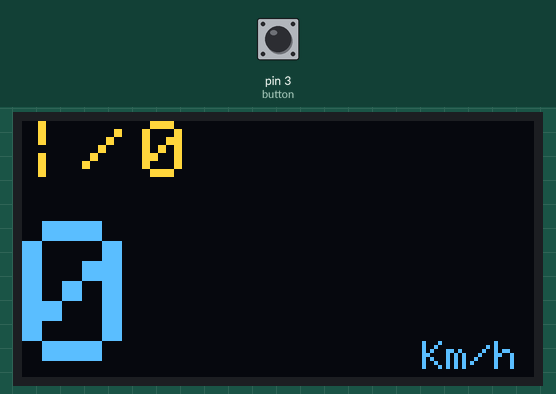
Recording of a sketch running on a simulated Arduino Uno, built with avr-gcc and run on an emulated ATmega328P. On the bench: 128×64 one-colour display. Inputs (shaded band) come from the test bench; at power-on: pin 3 (button) LOW. The OLED is the two-colour kind (top 16 rows yellow); what the sketch prints to the serial monitor is not drawn.

Above: at 3.58 s.
4.0 s: pin 3 (button) pulled HIGH for 0.15 s
At 4.35 s:
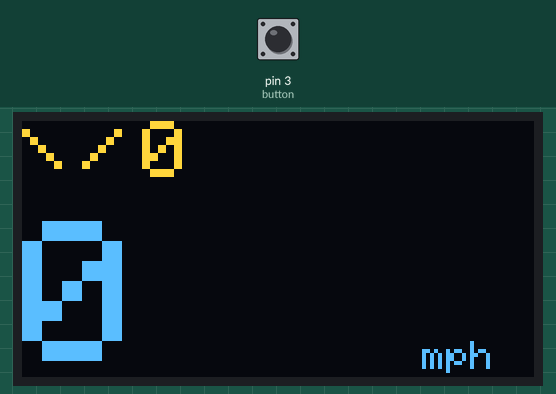
4.7 s: pin 3 (button) pulled HIGH for 1 s
At 5.79 s:
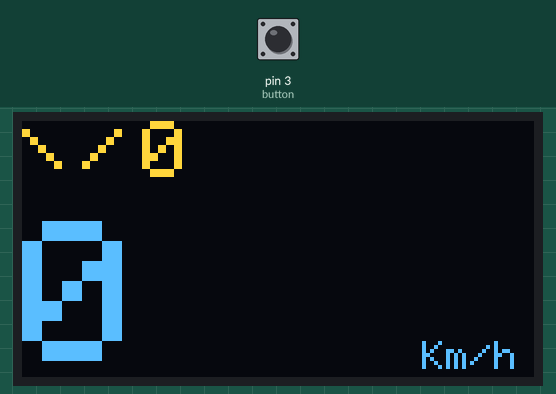
6.3 s: pin 3 (button) pulsed HIGH 2 times (0.12 s each, 0.3 s apart)
At 6.53 s:
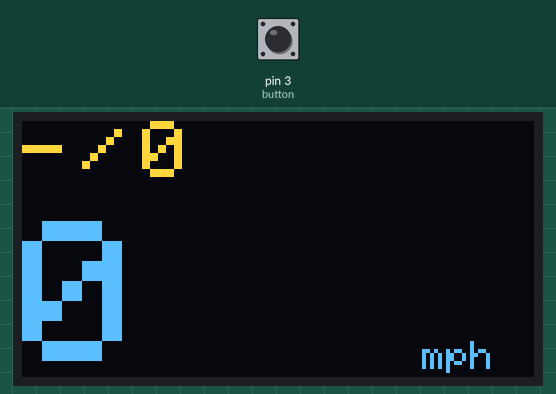
9.9 s: pin 3 (button) pulsed HIGH 5 times (0.12 s each, 0.3 s apart)
At 10.25 s:
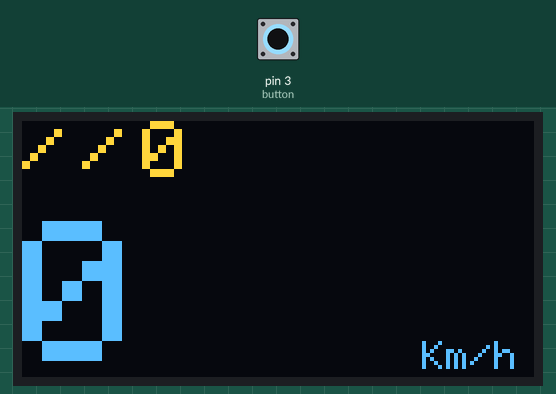

Measured:
- after the input at 4.0 s, the display: first differs from a run without the input after 0.21 s (image 1 shows a later state)
- after the input at 6.3 s, the display: first differs from a run without the input after 0.19 s (image 3)
- after the input at 9.9 s, the display: first differs from a run without the input after 0.18 s (image 4 shows a later state)

The sketch:

NEO-6M-SH1106.ino
```cpp
// The code has been aquired from iforce2d Youtube channel
// Modified by 3DElectroTec Youtube channel

const char UBLOX_INIT[] PROGMEM = {
  // Disable NMEA
  0xB5,0x62,0x06,0x01,0x08,0x00,0xF0,0x00,0x00,0x00,0x00,0x00,0x00,0x01,0x00,0x24, // GxGGA off
  0xB5,0x62,0x06,0x01,0x08,0x00,0xF0,0x01,0x00,0x00,0x00,0x00,0x00,0x01,0x01,0x2B, // GxGLL off
  0xB5,0x62,0x06,0x01,0x08,0x00,0xF0,0x02,0x00,0x00,0x00,0x00,0x00,0x01,0x02,0x32, // GxGSA off
  0xB5,0x62,0x06,0x01,0x08,0x00,0xF0,0x03,0x00,0x00,0x00,0x00,0x00,0x01,0x03,0x39, // GxGSV off
  0xB5,0x62,0x06,0x01,0x08,0x00,0xF0,0x04,0x00,0x00,0x00,0x00,0x00,0x01,0x04,0x40, // GxRMC off
  0xB5,0x62,0x06,0x01,0x08,0x00,0xF0,0x05,0x00,0x00,0x00,0x00,0x00,0x01,0x05,0x47, // GxVTG off

  // Disable UBX
  // 0xB5,0x62,0x06,0x01,0x08,0x00,0x01,0x07,0x00,0x00,0x00,0x00,0x00,0x00,0x17,0xDC, //NAV-PVT off
  // 0xB5,0x62,0x06,0x01,0x08,0x00,0x01,0x02,0x00,0x00,0x00,0x00,0x00,0x00,0x12,0xB9, //NAV-POSLLH off
  // 0xB5,0x62,0x06,0x01,0x08,0x00,0x01,0x03,0x00,0x00,0x00,0x00,0x00,0x00,0x13,0xC0, //NAV-STATUS off

  // Enable UBX
  //0xB5,0x62,0x06,0x01,0x08,0x00,0x01,0x07,0x00,0x01,0x00,0x00,0x00,0x00,0x18,0xE1, //NAV-PVT on
  //0xB5,0x62,0x06,0x01,0x08,0x00,0x01,0x02,0x00,0x01,0x00,0x00,0x00,0x00,0x13,0xBE, //NAV-POSLLH on
  //0xB5,0x62,0x06,0x01,0x08,0x00,0x01,0x03,0x00,0x01,0x00,0x00,0x00,0x00,0x14,0xC5, //NAV-STATUS on
  0xB5,0x62,0x06,0x01,0x08,0x00,0x01,0x06,0x00,0x01,0x00,0x00,0x00,0x00,0x17,0xDA, //NAV-SOL on
  0xB5,0x62,0x06,0x01,0x08,0x00,0x01,0x12,0x00,0x01,0x00,0x00,0x00,0x00,0x23,0x2E, //NAV-VELNED on

  // Rate
  //0xB5,0x62,0x06,0x08,0x06,0x00,0x64,0x00,0x01,0x00,0x01,0x00,0x7A,0x12, //(10Hz)
  //0xB5,0x62,0x06,0x08,0x06,0x00,0x78,0x00,0x01,0x00,0x01,0x00,0x8E,0x8A, //(8.33Hz)
  //0xB5,0x62,0x06,0x08,0x06,0x00,0x82,0x00,0x01,0x00,0x01,0x00,0x98,0xC6, //(7.69Hz)
  //0xB5,0x62,0x06,0x08,0x06,0x00,0x96,0x00,0x01,0x00,0x01,0x00,0xAC,0x3E, //(6.67Hz)
  0xB5,0x62,0x06,0x08,0x06,0x00,0xC8,0x00,0x01,0x00,0x01,0x00,0xDE,0x6A, //(5Hz)
  //0xB5,0x62,0x06,0x08,0x06,0x00,0xE8,0x03,0x01,0x00,0x01,0x00,0x01,0x39, //(1Hz)
};

#define button 3
int state = 0;
int old = 0;
int buttonPoll = 0;

#include <Adafruit_SH1106.h>
#define SCREEN_WIDTH 128
#define SCREEN_HEIGHT 64

//On an arduino UNO: A4(SDA), A5(SCL)
#define OLED_RESET -1 //Reset pin # (or -1 if sharing Arduino reset pin)
#define SCREEN_ADDRESS 0x3C //See datasheet for Address
Adafruit_SH1106 display(OLED_RESET);


#define GPS Serial

const unsigned char UBX_HEADER[]        = { 0xB5, 0x62 };
const unsigned char NAV_VELNED_HEADER[] = { 0x01, 0x12 };
const unsigned char NAV_SOL_HEADER[]    = { 0x01, 0x06 };

enum _ubxMsgType {
  MT_NONE,
  MT_NAV_VELNED,
  MT_NAV_SOL,
};

struct NAV_VELNED {
  unsigned char cls;
  unsigned char id;
  unsigned short len;
  unsigned long iTOW;
  long velN;
  long velE;
  long velD;
  unsigned long speed;
  unsigned long gSpeed;
  long heading;
  unsigned long sAcc;
  unsigned long cAcc;
};

struct NAV_SOL {
  unsigned char cls;
  unsigned char id;
  unsigned short len;
  unsigned long iTOW;
  long fTOW;
  short week;
  unsigned char gpsFix;
  unsigned char flags;
  long ecefX;
  long ecefY;
  long ecefZ;
  unsigned long pAcc;
  long ecefVX;
  long ecefVY;
  long ecefVZ;
  unsigned long sAcc;
  unsigned short pDOP;
  unsigned char reserved1;
  unsigned char numSV;
  unsigned long reserved2;
};

union UBXMessage {
  NAV_VELNED navvelned;
  NAV_SOL navsol;
};

UBXMessage ubxMessage;

// The last two bytes of the message is a checksum value, used to confirm that the received payload is valid.
// The procedure used to calculate this is given as pseudo-code in the uBlox manual.
void calcChecksum(unsigned char* CK, int msgSize) {
  memset(CK, 0, 2);
  for (int i = 0; i < msgSize; i++) {
    CK[0] += ((unsigned char*)(&ubxMessage))[i];
    CK[1] += CK[0];
  }
}

// Compares the first two bytes of the ubxMessage struct with a specific message header.
// Returns true if the two bytes match.
boolean compareMsgHeader(const unsigned char* msgHeader) {
  unsigned char* ptr = (unsigned char*)(&ubxMessage);
  return ptr[0] == msgHeader[0] && ptr[1] == msgHeader[1];
}

// Reads in bytes from the GPS module and checks to see if a valid message has been constructed.
// Returns the type of the message found if successful, or MT_NONE if no message was found.
// After a successful return the contents of the ubxMessage union will be valid, for the
// message type that was found. Note that further calls to this function can invalidate the
// message content, so you must use the obtained values before calling this function again.
int processGPS() {
  static int fpos = 0;
  static unsigned char checksum[2];

  static byte currentMsgType = MT_NONE;
  static int payloadSize = sizeof(UBXMessage);

  while ( GPS.available() ) {

    byte c = GPS.read();

    if ( fpos < 2 ) {
      // For the first two bytes we are simply looking for a match with the UBX header bytes (0xB5,0x62)
      if ( c == UBX_HEADER[fpos] )
        fpos++;
      else
        fpos = 0; // Reset to beginning state.
    }
    else {
      // If we come here then fpos >= 2, which means we have found a match with the UBX_HEADER
      // and we are now reading in the bytes that make up the payload.

      // Place the incoming byte into the ubxMessage struct. The position is fpos-2 because
      // the struct does not include the initial two-byte header (UBX_HEADER).
      if ( (fpos-2) < payloadSize )
        ((unsigned char*)(&ubxMessage))[fpos-2] = c;

      fpos++;

      if ( fpos == 4 ) {
        // We have just received the second byte of the message type header,
        // so now we can check to see what kind of message it is.
        if ( compareMsgHeader(NAV_VELNED_HEADER) ) {
          currentMsgType = MT_NAV_VELNED;
          payloadSize = sizeof(NAV_VELNED);
        }
        else if ( compareMsgHeader(NAV_SOL_HEADER) ) {
          currentMsgType = MT_NAV_SOL;
          payloadSize = sizeof(NAV_SOL);
        }
        else {
          // unknown message type, bail
          fpos = 0;
          continue;
        }
      }

      if ( fpos == (payloadSize+2) ) {
        // All payload bytes have now been received, so we can calculate the
        // expected checksum value to compare with the next two incoming bytes.
        calcChecksum(checksum, payloadSize);
      }
      else if ( fpos == (payloadSize+3) ) {
        // First byte after the payload, ie. first byte of the checksum.
        // Does it match the first byte of the checksum we calculated?
        if ( c != checksum[0] ) {
          // Checksum doesn't match, reset to beginning state and try again.
          fpos = 0;
        }
      }
      else if ( fpos == (payloadSize+4) ) {
        // Second byte after the payload, ie. second byte of the checksum.
        // Does it match the second byte of the checksum we calculated?
        fpos = 0; // We will reset the state regardless of whether the checksum matches.
        if ( c == checksum[1] ) {
          // Checksum matches, we have a valid message.
          return currentMsgType;
        }
      }
      else if ( fpos > (payloadSize+4) ) {
        // We have now read more bytes than both the expected payload and checksum
        // together, so something went wrong. Reset to beginning state and try again.
        fpos = 0;
      }
    }
  }
  return MT_NONE;
}

void setup()
{
  // Serial.begin(9600);
  GPS.begin(9600);
  pinMode(button, INPUT);
  digitalWrite(LED_BUILTIN, LOW);

  for(int i = 0; i < sizeof(UBLOX_INIT); i++) {
    GPS.write( pgm_read_byte(UBLOX_INIT+i) );
    delay(5); // simulating a 38400baud pace (or less), otherwise commands are not accepted by the device.
  }
  // SSD1306_SWITCHCAPVCC = generate display voltage from 3.3V internally
  display.begin(SH1106_SWITCHCAPVCC, SCREEN_ADDRESS);

  display.clearDisplay();
  display.display();
  delay(2000);

}


int numSV = 0;
unsigned long gSpeed = 0;
unsigned long lastScreenUpdate = 0;
int speedCalc = 0;
String speedoText = "N/A";

char* spinner = "/-\\|";
byte screenRefreshSpinnerPos = 0;
byte gpsUpdateSpinnerPos = 0;

void loop() {
  //############################################################################
  Serial.println(speedoText);

  buttonPoll = digitalRead(button);
  if(buttonPoll == 1){
    delay(50);
    buttonPoll = digitalRead(button);
    if(buttonPoll == 0){
      state = old + 1;
    }
  }
  // else{
  //   delay(100);
  // }


  //#################################################################################
  int msgType = processGPS();
  if ( msgType == MT_NAV_VELNED ) {
    gSpeed = ubxMessage.navvelned.gSpeed;
    gpsUpdateSpinnerPos = (gpsUpdateSpinnerPos + 1) % 4;
  }
  else if (msgType == MT_NAV_SOL) {
    numSV = ubxMessage.navsol.numSV;
    // gpsUpdateSpinnerPos = (gpsUpdateSpinnerPos + 1) % 4;
  }

  unsigned long now = millis();
  if ( now - lastScreenUpdate > 100 ) {   //................. Previous value was 100 "Screen refresh rate" the higher the slower
    updateScreen();
    lastScreenUpdate = now;
    screenRefreshSpinnerPos = (screenRefreshSpinnerPos + 1) % 4;
  }
}

void updateScreen(){
  // Button state change
  switch (state){
      case 1:
        digitalWrite(LED_BUILTIN, HIGH);
        old = state;
        speedoText = "mph";
        speedCalc = (gSpeed * 0.0223694) + 0.5; // mph
        // speedoText = "Km/h";
        // speedCalc = (gSpeed * 0.036) + 0.5; // kmh
        break;

      default:
        digitalWrite(LED_BUILTIN, LOW);
        old = 0;
        // speedoText = "mph";
        // speedCalc = (gSpeed * 0.0223694) + 0.5; // mph
        speedoText = "Km/h";
        speedCalc = (gSpeed * 0.036) + 0.5; // kmh
      break;
    }

  display.clearDisplay();
  display.setTextColor(WHITE);

  display.setTextSize(2);

  display.setCursor(0, 0);
  display.print(spinner[screenRefreshSpinnerPos]);

  display.setCursor(15, 0);
  display.print(spinner[gpsUpdateSpinnerPos]);

  display.setCursor(30, 0);
  display.print(numSV);

  display.setTextSize(5);
  display.setCursor(0, 25);
  display.print(speedCalc); // Km/h or mph, calculation

  display.setTextSize(1);
  display.setCursor(100, 55);
  display.print(speedoText); // Km/h or mph, text only

  display.display();
}
```
